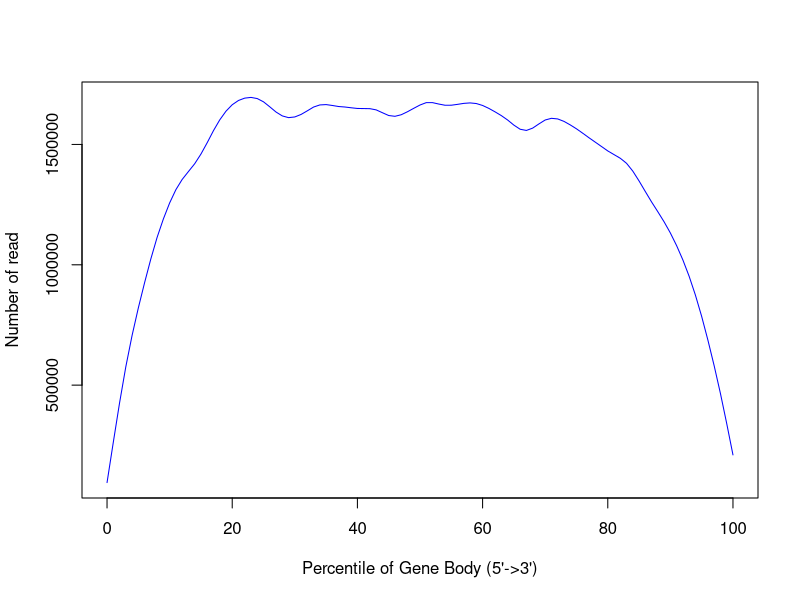

Write R code to recreate this figure.
png('/rds/user/is460/hpc-work/muscle-rnaseq/ezbamqc/output/figs/srpk3_hom_ttnb_wt_8.geneBodyCoverage.png',width=500,height=500,units='px')
x=c(0,1,2,3,4,5,6,7,8,9,10,11,12,13,14,15,16,17,18,19,20,21,22,23,24,25,26,27,28,29,30,31,32,33,34,35,36,37,38,39,40,41,42,43,44,45,46,47,48,49,50,51,52,53,54,55,56,57,58,59,60,61,62,63,64,65,66,67,68,69,70,71,72,73,74,75,76,77,78,79,80,81,82,83,84,85,86,87,88,89,90,91,92,93,94,95,96,97,98,99,100)
y=c(91097,250532,426960,601530,709554,811379,910694,1033793,1119135,1189304,1244923,1325206,1374019,1372506,1406696,1462940,1492550,1565893,1613052,1630657,1672660,1681602,1681820,1706607,1686771,1685682,1660001,1629225,1610736,1608909,1612986,1625267,1630253,1665164,1673835,1672037,1649355,1650320,1667973,1650890,1642005,1644381,1652680,1659575,1636196,1606758,1603448,1630215,1639062,1644031,1660622,1686632,1688787,1654569,1654455,1663164,1664460,1674343,1672578,1673813,1663867,1648002,1630792,1621349,1608143,1596103,1543861,1541596,1570099,1584564,1610343,1620287,1604028,1592168,1578246,1568669,1546401,1522641,1511522,1496112,1471075,1437967,1451951,1435271,1393217,1342776,1304500,1249099,1219209,1186817,1130136,1078477,1020139,951593,878673,788672,678799,580433,472043,346066,199784)
smoothsp = smooth.spline(x,y,spar=0.35)
plot(smoothsp,type="l",col="blue",xlab="Percentile of Gene Body (5'->3')",ylab="Number of read",xlim=c(0,100))
dev.state = dev.off()
